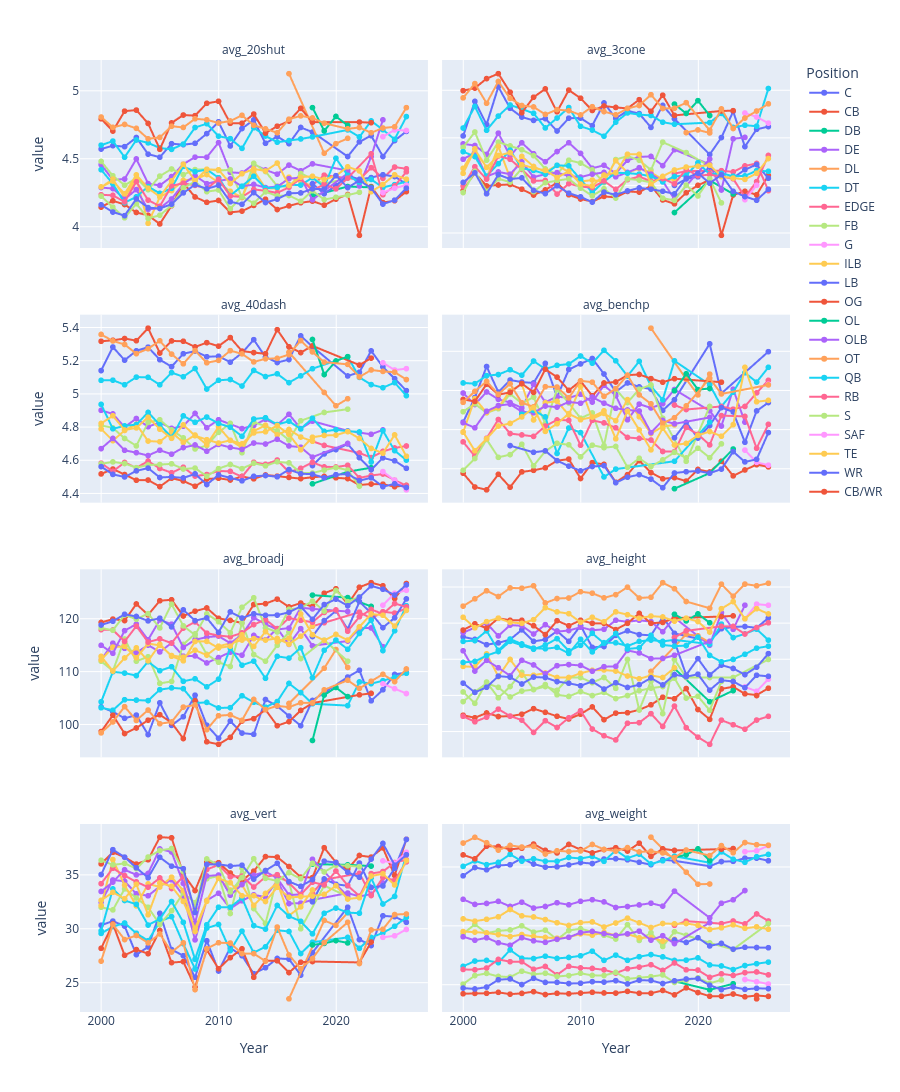

Notebook code for this chart:
### Code cell
import plotly.express as px

fig = px.line(
    long.to_pandas(),
    x="Year", y="value", color="Position",
    facet_col="metric", facet_col_wrap=2,
    markers=True,
    hover_data=["n"],
    height=1600,
)
fig.update_yaxes(matches=None)   # 关键：每个 facet 独立 y 轴
fig.for_each_annotation(lambda a: a.update(text=a.text.split("=")[-1]))
fig.show()
